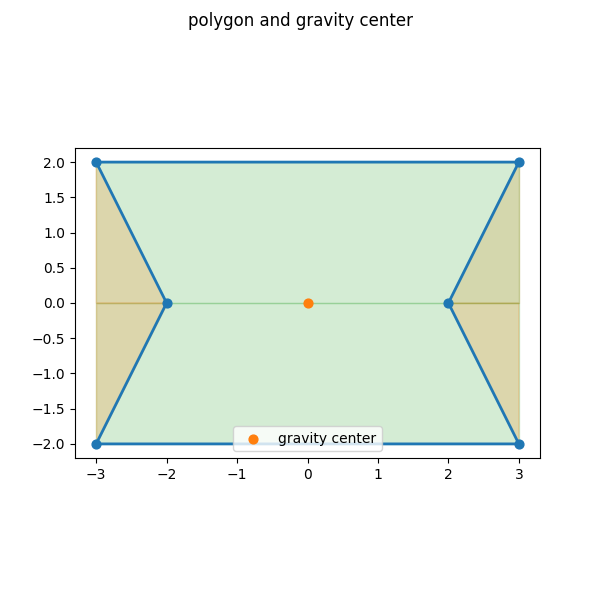

Generate this figure with Python:
## gm_c01_f_polygon_projection_fig: coded by Kinya MIURA 230411
# -----------------------------------------------------------------------------
print('\n*** calculation of polygon using projection: drawing figure ***')
print('# -----------------------------------------------------------------------------')

# -----------------------------------------------------------------------------
print('\n## --- section__: importing item from module ---')
from numpy import (sqrt)

# -----------------------------------------------------------------------------
print('\n## --- section_a: setting points ---')
# points = ((2,1), (3,2), (2,3), (1,2))  # using 'tuple' of two dimension
points = ((+3,-2), (+2,0), (+3, +2), (-3, +2), (-2, 0), (-3, -2))  # using 'tuple' of two dimension
print(f'Points: points = {points}')

# -----------------------------------------------------------------------------
print("\n## --- section_b: calculating sides using Pythagoras' theorem ---")
sides = []
for i in range(len(points)):
    side = sqrt((points[i][0]-points[i-1][0])**2 + (points[i][1]-points[i-1][1])**2)
    sides.append(side)
print(f'Side length: sides = {sides}')
print(f'Circumference: ss = {sum(sides):g}')

# -----------------------------------------------------------------------------
print("\n## --- section_c: calculating total area enclosed: projection ---")
area, prj = 0, []
for i in range(len(points)):
    prj.append((points[i][1]+points[i-1][1]) * (points[i][0]-points[i-1][0]) / 2)
    area += prj[-1]
print(f'Area: area = {abs(area):g}')

# -----------------------------------------------------------------------------
print("\n## --- section_d: calculating gravity center ---")
''' finding gravity center '''
point_gg_xx, point_gg_yy = 0, 0
for point in points:
    point_gg_xx += point[0];     point_gg_yy += point[1]
point_gg_xx /= len(points); point_gg_yy /= len(points)
print(f'Gravity center: (xx,yy) = ({point_gg_xx:g}, {point_gg_yy:g})')

# -----------------------------------------------------------------------------
print("\n## --- section_e: drawing polygon ---")
from matplotlib import (pyplot as plt, patches as pat)

fig, ax = plt.subplots(figsize=(6., 6.))
fig.suptitle('polygon and gravity center')
point_ss_xx, point_ss_yy = [], []
for ipoints in points:
    point_ss_xx.append(ipoints[0]); point_ss_yy.append(ipoints[1])

for i in range(len(points)):
    if prj[i] >= 0: clr = 'C1'
    else: clr = 'C2'
    xy = (
        (point_ss_xx[i-1],0), (point_ss_xx[i],0),
        (point_ss_xx[i],point_ss_yy[i]), (point_ss_xx[i-1],point_ss_yy[i-1]) )
    ptc = pat.Polygon(xy=xy, closed=True,
        linestyle='-', linewidth=1., edgecolor=clr, fill=True, facecolor=clr, alpha=0.2)
    ax.add_patch(ptc)

ax.scatter(point_ss_xx, point_ss_yy,
    marker='o', s=40, color='C0', edgecolor='C0')
point_ss_xx.append(points[0][0]); point_ss_yy.append(points[0][1])
ax.plot(tuple(point_ss_xx), tuple(point_ss_yy),
    linestyle='-', linewidth=2, color='C0')

ax.scatter(point_gg_xx, point_gg_yy,
    marker='o', s=40, color='C1', edgecolor='C1', label='gravity center')

ax.set_aspect('equal')
ax.legend()
fig.savefig('gm_c01_f_polygon_projection_fig.png')
plt.show()

# =============================================================================
# terminal log / terminal log / terminal log /
'''
*** calculation of polygon using projection: drawing figure ***
# -----------------------------------------------------------------------------
## --- section__: importing item from module ---

## --- section_a: setting points ---
Points: points = ((2, 1), (3, 2), (2, 3), (1, 2))

## --- section_b: calculating sides using Pythagoras' theorem ---
Side length: sides = [1.4142135623730951, 1.4142135623730951, 1.4142135623730951, 1.4142135623730951]
Circumference: ss = 5.65685

## --- section_c: calculating total area enclosed: projection ---
Area: area = 2

## --- section_d: calculating gravity center ---
Gravity center: (xx,yy) = (2, 2)

## --- section_e: drawing polygon ---
'''

